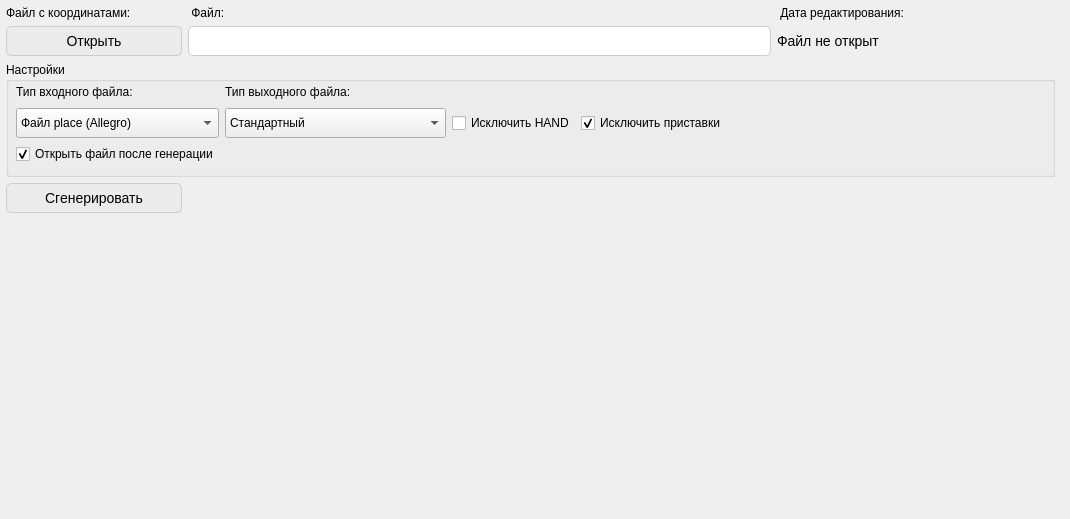
       <widget class="QWidget" name="pnp">
        <attribute name="title">
         <string>Генерация PnP</string>
        </attribute>
        <widget class="QWidget" name="gridLayoutWidget_8">
         <property name="geometry">
          <rect>
           <x>0</x>
           <y>0</y>
           <width>1061</width>
           <height>510</height>
          </rect>
         </property>
         <layout class="QGridLayout" name="gridLayout_9" rowstretch="0,0,0,0,0" columnstretch="0,0,0">
          <property name="sizeConstraint">
           <enum>QLayout::SizeConstraint::SetMinimumSize</enum>
          </property>
          <property name="leftMargin">
           <number>6</number>
          </property>
          <property name="topMargin">
           <number>6</number>
          </property>
          <property name="rightMargin">
           <number>6</number>
          </property>
          <property name="bottomMargin">
           <number>6</number>
          </property>
          <item row="1" column="1">
           <widget class="QLineEdit" name="cord_path">
            <property name="minimumSize">
             <size>
              <width>0</width>
              <height>30</height>
             </size>
            </property>
            <property name="styleSheet">
             <string notr="true">
	border: 1px solid #CCCCCC;
	padding: -2px 10px;
	font-size: 14px;
	border-radius: 5px;
</string>
            </property>
            <property name="readOnly">
             <bool>true</bool>
            </property>
           </widget>
          </item>
          <item row="1" column="0">
           <widget class="QPushButton" name="open_cord">
            <property name="minimumSize">
             <size>
              <width>176</width>
              <height>30</height>
             </size>
            </property>
            <property name="maximumSize">
             <size>
              <width>176</width>
              <height>30</height>
             </size>
            </property>
            <property name="font">
             <font>
              <pointsize>-1</pointsize>
              <bold>false</bold>
             </font>
            </property>
            <property name="styleSheet">
             <string notr="true">QPushButton {
	background-color: #EBEBEB;
	border: 1px solid #CCCCCC;
	padding: -2px 10px;
	font-size: 14px;
	border-radius: 5px;
	margin: 0px;
}

QPushButton:hover {
	background-color: #f5f5f5;
border: 1px solid #f5f5f5;
	color: black;
}

QPushButton:pressed {
	background-color: #3399FF;
	border: 1px solid #3399FF;
	color: white;
}</string>
            </property>
            <property name="text">
             <string>Открыть</string>
            </property>
           </widget>
          </item>
          <item row="4" column="0">
           <spacer name="verticalSpacer_2">
            <property name="orientation">
             <enum>Qt::Orientation::Vertical</enum>
            </property>
            <property name="sizeHint" stdset="0">
             <size>
              <width>20</width>
              <height>40</height>
             </size>
            </property>
           </spacer>
          </item>
          <item row="0" column="0">
           <widget class="QLabel" name="label_22">
            <property name="maximumSize">
             <size>
              <width>16777215</width>
              <height>16</height>
             </size>
            </property>
            <property name="text">
             <string>Файл с координатами:</string>
            </property>
           </widget>
          </item>
          <item row="0" column="2">
           <widget class="QLabel" name="label_21">
            <property name="text">
             <string> Дата редактирования:</string>
            </property>
           </widget>
          </item>
          <item row="0" column="1">
           <widget class="QLabel" name="label_26">
            <property name="text">
             <string> Файл:</string>
            </property>
           </widget>
          </item>
          <item row="1" column="2">
           <widget class="QLabel" name="label_24">
            <property name="minimumSize">
             <size>
              <width>278</width>
              <height>0</height>
             </size>
            </property>
            <property name="maximumSize">
             <size>
              <width>278</width>
              <height>16777215</height>
             </size>
            </property>
            <property name="styleSheet">
             <string notr="true">
	font-size: 14px;
</string>
            </property>
            <property name="text">
             <string>Файл не открыт</string>
            </property>
           </widget>
          </item>
          <item row="3" column="0">
           <widget class="QPushButton" name="runPnP">
            <property name="minimumSize">
             <size>
              <width>0</width>
              <height>30</height>
             </size>
            </property>
            <property name="styleSheet">
             <string notr="true">QPushButton {
	background-color: #EBEBEB;
	border: 1px solid #CCCCCC;
	padding: -2px 10px;
	font-size: 14px;
	border-radius: 5px;
	margin: 0px;
}

QPushButton:hover {
	background-color: #f5f5f5;
border: 1px solid #f5f5f5;
	color: black;
}

QPushButton:pressed {
	background-color: #3399FF;
	border: 1px solid #3399FF;
	color: white;
}</string>
            </property>
            <property name="text">
             <string>Сгенерировать</string>
            </property>
           </widget>
          </item>
          <item row="2" column="0" colspan="3">
           <widget class="QGroupBox" name="groupBox_5">
            <property name="sizePolicy">
             <sizepolicy hsizetype="Expanding" vsizetype="Preferred">
              <horstretch>0</horstretch>
              <verstretch>0</verstretch>
             </sizepolicy>
            </property>
            <property name="minimumSize">
             <size>
              <width>740</width>
              <height>115</height>
             </size>
            </property>
            <property name="title">
             <string>Настройки</string>
            </property>
            <widget class="QWidget" name="gridLayoutWidget_9">
             <property name="geometry">
              <rect>
               <x>10</x>
               <y>20</y>
               <width>981</width>
               <height>90</height>
              </rect>
             </property>
             <layout class="QGridLayout" name="gridLayout_10">
              <item row="1" column="2">
               <widget class="QCheckBox" name="exceptHAND">
                <property name="enabled">
                 <bool>true</bool>
                </property>
                <property name="text">
                 <string>Исключить HAND</string>
                </property>
                <property name="checked">
                 <bool>false</bool>
                </property>
                <property name="tristate">
                 <bool>false</bool>
                </property>
               </widget>
              </item>
              <item row="1" column="0">
               <widget class="QComboBox" name="typeInputPnp">
                <property name="minimumSize">
                 <size>
                  <width>0</width>
                  <height>30</height>
                 </size>
                </property>
                <item>
                 <property name="text">
                  <string>Файл place (Allegro)</string>
                 </property>
                </item>
                <item>
                 <property name="text">
                  <string>Файл PnP SiDeCo</string>
                 </property>
                </item>
               </widget>
              </item>
              <item row="1" column="1">
               <widget class="QComboBox" name="typeOutputPnp">
                <property name="minimumSize">
                 <size>
                  <width>0</width>
                  <height>30</height>
                 </size>
                </property>
                <item>
                 <property name="text">
                  <string>Стандартный</string>
                 </property>
                </item>
                <item>
                 <property name="text">
                  <string>Файл .xlsx с цветной маркировкой</string>
                 </property>
                </item>
               </widget>
              </item>
              <item row="0" column="5">
               <spacer name="horizontalSpacer_4">
                <property name="orientation">
                 <enum>Qt::Orientation::Horizontal</enum>
                </property>
                <property name="sizeHint" stdset="0">
                 <size>
                  <width>40</width>
                  <height>20</height>
                 </size>
                </property>
               </spacer>
              </item>
              <item row="1" column="4">
               <widget class="QCheckBox" name="exceptPrefix">
                <property name="enabled">
                 <bool>true</bool>
                </property>
                <property name="text">
                 <string>Исключить приставки</string>
                </property>
                <property name="checked">
                 <bool>true</bool>
                </property>
                <property name="tristate">
                 <bool>false</bool>
                </property>
               </widget>
              </item>
              <item row="0" column="0">
               <widget class="QLabel" name="label_28">
                <property name="minimumSize">
                 <size>
                  <width>176</width>
                  <height>16</height>
                 </size>
                </property>
                <property name="maximumSize">
                 <size>
                  <width>176</width>
                  <height>16</height>
                 </size>
                </property>
                <property name="text">
                 <string>Тип входного файла:</string>
                </property>
               </widget>
              </item>
              <item row="3" column="1">
               <spacer name="verticalSpacer">
                <property name="orientation">
                 <enum>Qt::Orientation::Vertical</enum>
                </property>
                <property name="sizeHint" stdset="0">
                 <size>
                  <width>20</width>
                  <height>40</height>
                 </size>
                </property>
               </spacer>
              </item>
              <item row="0" column="1">
               <widget class="QLabel" name="label_27">
                <property name="minimumSize">
                 <size>
                  <width>176</width>
                  <height>16</height>
                 </size>
                </property>
                <property name="maximumSize">
                 <size>
                  <width>176</width>
                  <height>16</height>
                 </size>
                </property>
                <property name="text">
                 <string>Тип выходного файла:</string>
                </property>
               </widget>
              </item>
              <item row="2" column="0">
               <widget class="QCheckBox" name="openPnp">
                <property name="enabled">
                 <bool>true</bool>
                </property>
                <property name="text">
                 <string>Открыть файл после генерации</string>
                </property>
                <property name="checked">
                 <bool>true</bool>
                </property>
                <property name="tristate">
                 <bool>false</bool>
                </property>
               </widget>
              </item>
             </layout>
            </widget>
           </widget>
          </item>
         </layout>
        </widget>
       </widget>
